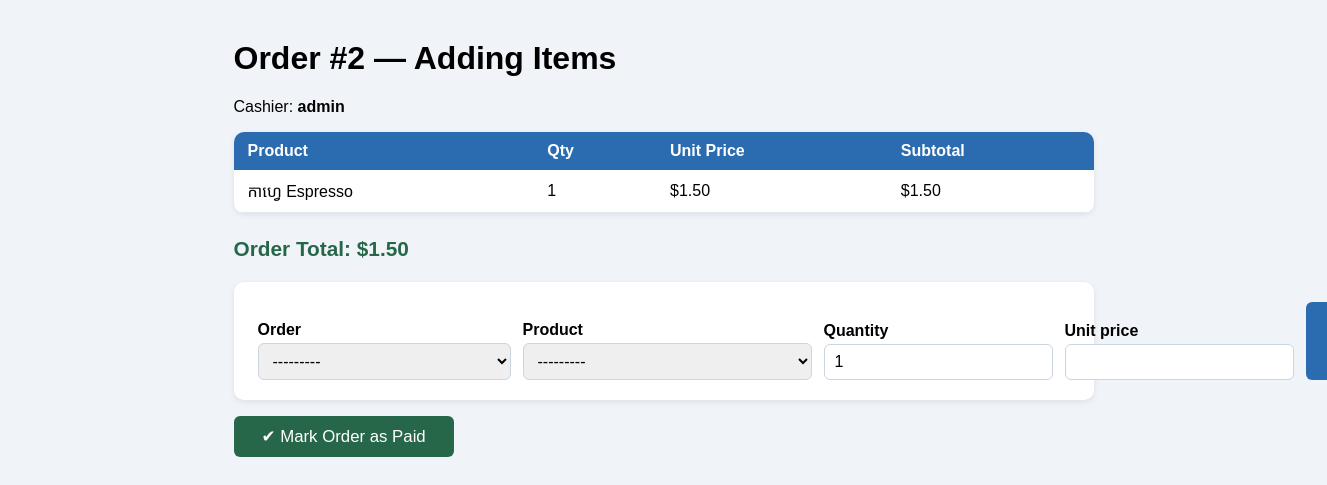
Page /sales/orders/2/items/ (signed in) on the committed database.
### sales/models.py (models this page shows, shortened)
class Order(models.Model):
    STATUS_CHOICES = [
        ('open',       'បានបើក'),
        ('paid',       'បានបង់'),
        ('refunded',   'បានសង'),
        ('cancelled',  'បានលុបចោល'),
    ]
    cashier    = models.ForeignKey(User, on_delete=models.SET_NULL,null=True,related_name='orders',)
    status     = models.CharField(max_length=20, choices=STATUS_CHOICES, default='open')
    created_at = models.DateTimeField(auto_now_add=True)    # កំណត់ពេលបង្កើតការបញ្ជាទិញ
    notes      = models.TextField(blank=True)
    @property
    def total(self):
        return sum(item.subtotal for item in self.items.all())
    def __str__(self):
        return f"ការបញ្ជាទិញ #{self.pk}  [{self.status.upper()}]  —  ${self.total:.2f}"
    class Meta:
        ordering = ['-created_at']

class OrderItem(models.Model):
    order      = models.ForeignKey(Order, on_delete=models.CASCADE, related_name='items')
    product    = models.ForeignKey(Product, on_delete=models.PROTECT)   # PROTECT ការពារការលុបផលិតផលដែលមានការលក់
    quantity   = models.PositiveIntegerField(default=1)
    unit_price = models.DecimalField(max_digits=8, decimal_places=2)    # តម្លៃនៅពេលលក់
    @property
    def subtotal(self):
        return self.unit_price * self.quantity

class Product(models.Model):
    CATEGORY_CHOICES = [
        ('food',        'អាហារ និងភេសជ្ជៈ'),
        ('electronics', 'អេឡិចត្រូនិក'),
        ('clothing',    'សម្លៀកបំពាក់'),
        ('household',   'គ្រឿងសង្ហារឹម'),
        ('other',       'ផ្សេងៗ'),
    ]
    name       = models.CharField(max_length=200)
    category   = models.CharField(max_length=20, choices=CATEGORY_CHOICES)
    price      = models.DecimalField(max_digits=8, decimal_places=2)   # ឧ. 12.99
    stock      = models.PositiveIntegerField(default=0)                # ចំនួនក្នុងស្តុក
    barcode    = models.CharField(max_length=50, unique=True, blank=True)
    is_active  = models.BooleanField(default=True)                     # លាក់ទំនិញឈប់លក់
    def __str__(self):
        return f"{self.name}  —  ${self.price}  (ស្តុក: {self.stock})"
    class Meta:
        ordering = ['name']

### sales/views.py (the view)
# urls.py: path('orders/<int:pk>/items/', views.add_item,       name='add_item'),
@login_required
def add_item(request, pk):
    order = get_object_or_404(Order, pk=pk)
    if request.method == 'POST':
        if 'mark_paid' in request.POST:
            order.status = 'paid'
            order.save()
            return redirect('order_list')
        item_form = OrderItemForm(request.POST)
        if item_form.is_valid():
            item = item_form.save(commit=False)
            item.order      = order
            item.unit_price = item.product.price   # snapshot the current price
            item.save()
            return redirect('add_item', pk=order.pk)
    else:
        item_form = OrderItemForm()
    return render(request, 'sales/add_item.html', {
        'order':     order,
        'item_form': item_form,
        'items':     order.items.select_related('product'),
    })

### sales/forms.py
class OrderItemForm(forms.ModelForm):
    class Meta:
        model = OrderItem
        fields = '__all__'

### sales/templates/sales/add_item.html (shortened to what this page needs)
<!DOCTYPE html>
<html lang="en">
<head>
</head>
<body>
    <h1>Order #{{ order.pk }} — Adding Items</h1>
    <p>Cashier: <strong>{{ order.cashier }}</strong></p>
    <table>
        <thead><tr><th>Product</th><th>Qty</th><th>Unit Price</th><th>Subtotal</th></tr></thead>
        <tbody>
        {% for item in items %}
        <tr>
            <td>{{ item.product.name }}</td>
            <td>{{ item.quantity }}</td>
            <td>${{ item.unit_price }}</td>
            <td>${{ item.subtotal }}</td>
        </tr>
        {% empty %}
        <tr><td colspan="4" style="color:#888;text-align:center">No items yet.</td></tr>
        {% endfor %}
        </tbody>
    </table>
    <p class="total">Order Total: ${{ order.total }}</p>
    <form class="add" method="post">
        {% for field in item_form %}
        <div>
            <label>{{ field.label }}</label>
            {{ field }}
        </div>
        {% endfor %}
        <button class="btn-add" type="submit">＋ Add Item</button>
    </form>
    <form method="post">
        <button class="btn-paid" name="mark_paid" type="submit">✔ Mark Order as Paid</button>
    </form>
</body>
</html>

### sales/templates/sales/add_item.html (style rules this page uses)
body { font-family: Arial, sans-serif; max-width: 860px; margin: 40px auto; background: #f0f4f8; padding: 0 20px; }
table { width: 100%; border-collapse: collapse; background: white; border-radius: 10px; overflow: hidden; box-shadow: 0 2px 6px rgba(0,0,0,0.08); margin-bottom: 24px; }
th { background: #2b6cb0; color: white; padding: 10px 14px; text-align: left; }
td { padding: 10px 14px; border-bottom: 1px solid #e2e8f0; }
.total { font-size: 1.3em; font-weight: bold; color: #276749; }
form.add { background: white; padding: 20px 24px; border-radius: 10px; box-shadow: 0 2px 6px rgba(0,0,0,0.08); display: flex; gap: 12px; align-items: flex-end; }
form.add label { font-weight: bold; display: block; margin-bottom: 4px; }
form.add select, form.add input { padding: 8px 10px; border: 1px solid #cbd5e0; border-radius: 6px; font-size: 1em; }
.btn-add { background: #2b6cb0; color: white; border: none; border-radius: 6px; padding: 9px 22px; font-size: 1em; cursor: pointer; }
.btn-paid { background: #276749; color: white; border: none; border-radius: 6px; padding: 10px 28px; font-size: 1.05em; cursor: pointer; margin-top: 16px; }

### rows in the picture
Order: pk "2", cashier "admin", total "1.50"
OrderItem: product.name "កាហ្វេ Espresso", quantity "1", unit_price "1.50", subtotal "1.50", item_form "---------"

### other values in the picture
{{ field.label }} "Order" "Product" "Quantity" "Unit price"
